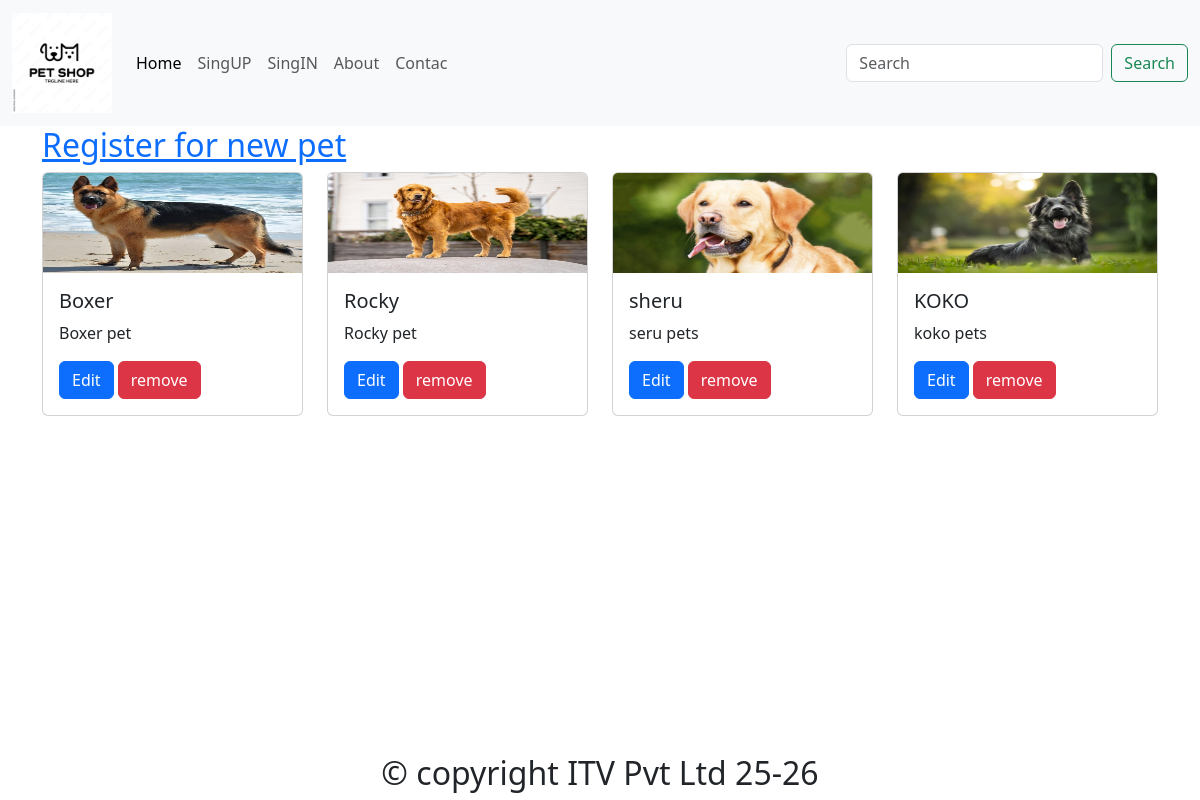
/dashboard/, run on the app's committed database.
### app/models.py (models this page shows)
class Pet(models.Model):
    petid = models.PositiveIntegerField(primary_key=True)
    petname = models.CharField(max_length=100,null=True,default=None)
    userid = models.ForeignKey(User,on_delete=models.SET_NULL,null=True,default=None)
    age = models.PositiveIntegerField()
    type = (("Male","Male"),("Female","Female"))
    gender = models.CharField(max_length=20, choices=type)
    description = models.TextField(null=True,default=None)
    photo = models.ImageField(upload_to="images")

### app/views.py (the view)
# urls.py: path("dashboard/",views.dashboard,name="dashboard"),
def dashboard(req):
    print(req.user)
    username = req.user
    allpets=Pet.objects.all()
    print(allpets)
    return render(req, "dashboard.html",{"username": username,"allpets":allpets})

### app/templates/dashboard.html (shortened to what this page needs)
{% extends 'base.html' %}
{% block body %}
<div class="container">
    <div class="row">
        <h2><a href="{% url 'PetRegister' %}">Register for new pet</a></h2>
        {% for x in allpets %}
        <div class="col-md-3">
            <div class="card">
                <img src="{{x.photo.url}}" class="card-img-top" alt="{{x.petname}}" style="height: 100px;">
                <div class="card-body">
                  <h5 class="card-title">{{x.petname}}</h5>
                  <p class="card-text">{{x.description}}</p>
                  <a href="{% url 'PetUpdate' x.pk %}" class="btn btn-primary">Edit</a>
                  <a href="{% url 'PetDelete' x.pk %}" class="btn btn-danger">remove</a>
                </div>
            </div>
        </div>
        {% endfor %}
    </div>
</div>
{% endblock %}

### data on the page
Pet: photo (picture), petname "Boxer", description "Boxer pet"
Pet: photo (picture), petname "Rocky", description "Rocky pet"
Pet: photo (picture), petname "sheru", description "seru pets"
Pet: photo (picture), petname "KOKO", description "koko pets"
